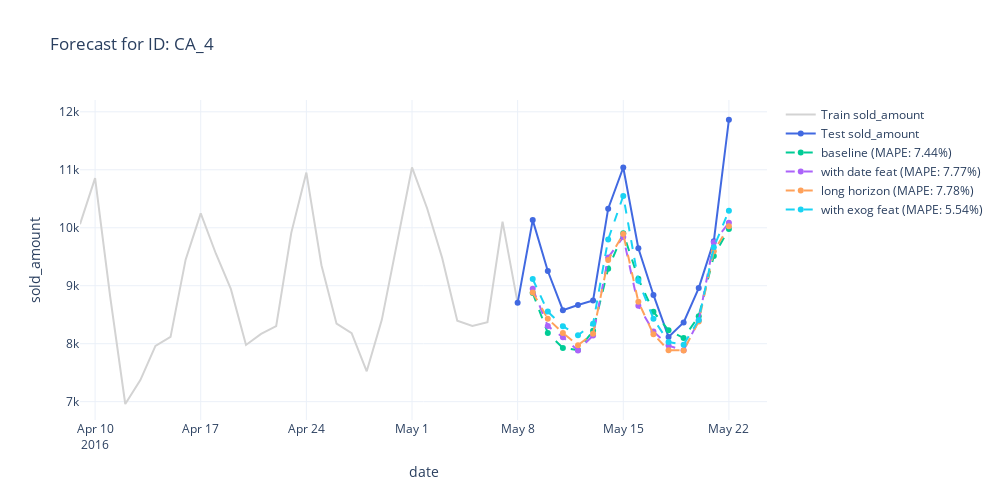

This figure's notebook cell:
### Code cell
rnd_id = np.random.choice(scores_per_ts_df[id_col].unique())

plot_forecasts_uid(
    uid=rnd_id,
    forecasts_df=forecasts_df, 
    column_id=id_col,
    column_date=time_col,
    column_target=target_col,
    scores_per_ts_df=scores_per_ts_df,
    metric="MAPE",
    as_percentage=True,
    map_columns_forecasts={c: c for c in formatted_names},
    train_tail=30,
    )
